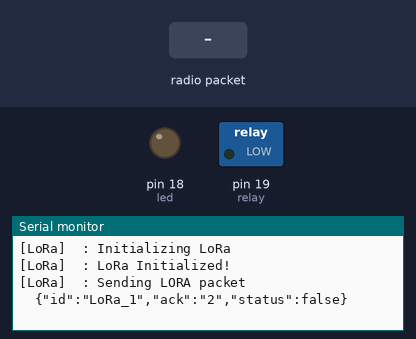
Bench run of a sketch on a simulated Arduino Uno, built for the host (arithmetic inside an expression is 32-bit, double 64-bit). Shown: switched loads named in the sketch (green lamp = pin HIGH), output pins drawn as LEDs (lit = HIGH), the last lines printed to the serial monitor. The test bench sets the inputs (shaded band). No radio packets arrive unless stated.

Above: at 3.2 s.
3.3 s: radio packet "LoRa_1" arrives
At 4.1 s:
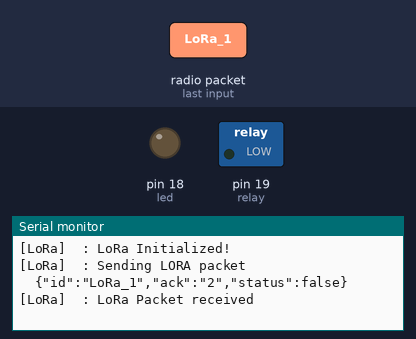
4.8 s: radio packet "1" arrives
At 6.3 s:
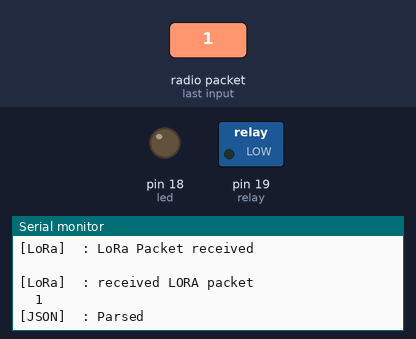

The sketch:

lora_ack.ino
```cpp
#include "lora.h"
#include "json.h"
#define relay 19
#define led 18
#define buffer_size 50
bool valid_data_rxvd=false;
char state[10];
extern char device_id[10];
bool flag;
extern bool status_var;
unsigned long       interval_delay = 0;
unsigned long       start_time = 0;

unsigned long       start1_time = 0;
unsigned long       status_time = 0;
unsigned long       status_delay = 60000;
uint8_t sync_word=0xBB;
const unsigned long frequency=865E6;
void send_ack()
{
  char send_buf[50]={0};
  create_json_object(send_buf,sizeof(send_buf));
  send_lora_data(send_buf);
  memset(state,'\0',sizeof(state));
 }
void setup()
{
 Serial.begin(115200);
 delay(2000);
 while(!Serial);
 init_lora(frequency,sync_word);
 pinMode(led,OUTPUT);
 pinMode(relay,OUTPUT);
 digitalWrite(led,0);
 digitalWrite(relay,0);
}
void loop()
{
   char buf[200]={0};
   int val;
  if(receive_lora_packet(buf))
  {
    if(strlen(buf) < buffer_size)
    {
     parse_json(buf,sizeof(buf));
     if(strcmp(device_id,"LoRa_1") == 0)
     {
     if(valid_data_rxvd)
     {
      val=atoi(state);
      switch(val)
      {
      case 0:
      {status_var =  0;
      digitalWrite(led,status_var);
      digitalWrite(relay,status_var);
      Serial.println("LED:OFF");
      Serial.println("RELAY:OFF");
      Serial.println("ACK_OFF SENT");
      send_ack();
        }break;

        case 1:
        { status_var = 1;
      digitalWrite(led,status_var);
      digitalWrite(relay,status_var);
      Serial.println("LED:ON");
      Serial.println("RELAY:ON");
      Serial.println("ACK_ON SENT");
       send_ack();
      }break;
      }
      valid_data_rxvd=false;
      }
    }
   }
   status_time = millis();
  }
  /*****Checking LoRa communication establishment of transmitter*******/
  else{
         if((start1_time - status_time) > status_delay)
         {
            digitalWrite(led, LOW);
            digitalWrite(relay,LOW);
            status_time = start1_time;
            status_var = 0;
          }
       }
  start1_time = millis();
    /*****Sending LoRa data for every 30 sec*******/
    if((millis() - start_time) > interval_delay)
     {
       char tx_packet_buffer[50] = {0};
         flag = 1;
         create_json_object(tx_packet_buffer, sizeof(tx_packet_buffer));
         send_lora_data(tx_packet_buffer);
         start_time = millis();
         interval_delay = 31000;
       }
    delay(1);

}
```

json.cpp
```cpp
// (licence header left out)
/*!
   @file     json.cpp
*/
#include <ArduinoJson.h>
#include <Arduino.h>
#include "json.h"
//#include "device_config.h"
extern bool valid_data_rxvd;
extern char state[10];
extern bool flag;
bool status_var;
char device_id[10];

//extern struct   device_info dev_info;
//extern String   received_device_id;
//extern String   pb_state;
//extern String   ppm_val;
/*!
   @var           bool ack
   @brief         flag to acknowledge the node that lora packet is received  .
*/
//bool LoRa_ack;

/*!
   @fn          void  create_json_object(char *tx_packet_buffer, const uint8_t tx_packet_buffer_size).
   @brief       creates JSON object.
   @param[out]  tx_packet_buffer Base address of a buffer in which JSON object to be stored
   @param[in]   tx_packet_buffer_size Size of the tx_packet_buffer
*/
void create_json_object( char *tx_packet_buffer, const uint8_t tx_packet_buffer_size)
{
#if ARDUINOJSON_VERSION_MAJOR==6
  StaticJsonDocument<150> jsonBuffer;
  JsonObject root = jsonBuffer.to<JsonObject>();
#else
  StaticJsonBuffer<150> jsonBuffer;
  JsonObject &root = jsonBuffer.createObject();
#endif
  root["id"]    = "LoRa_1";
  if(strcmp(state,"1") == 0)
  {
  root["ack"]   ="1";
  flag=0;
  }
   else if(strcmp(state,"0") == 0)
  {
    root["ack"]   ="0";
   flag=0;
   }
   else if(flag==1)
   {
    root["ack"] = "2";
    root["status"] = status_var;
    flag=0;
    }
#if ARDUINOJSON_VERSION_MAJOR==6
  //serializeJsonPretty(root, tx_packet_buffer,tx_packet_buffer_size);
  serializeJson(root, tx_packet_buffer, tx_packet_buffer_size);
#else
  //root.prettyPrintTo(tx_packet_buffer, tx_packet_buffer_size);
  root.printTo(tx_packet_buffer, tx_packet_buffer_size);
#endif
}

/*!
   @fn        bool parse_json(char *packet_buffer,const uint8_t packet_buffer_size).
   @brief     Parses the JSON and values are extracted according to known keys.
   @param[in] packet_buffer base address of the memory location from where JSON object is stored.
   @param[in] packet_buffer_size size of the JSON object.

   @return
        - Returns true, if JSON parsing is successful.
        - Returns false, if JSON parsing fails.
*/

bool parse_json(char *packet_buffer, const uint8_t packet_buffer_size)
{
  char buff[100];
  memcpy(buff, packet_buffer, 100);
#if ARDUINOJSON_VERSION_MAJOR==6
  StaticJsonDocument<100> root;

#else
  StaticJsonBuffer<100> jsonBuffer;
  JsonObject& root = jsonBuffer.parseObject(buff);
#endif

#if ARDUINOJSON_VERSION_MAJOR==6

  // Loop through all the key-value pairs in obj

  DeserializationError error = deserializeJson(root, buff);
  if (error)
  {
    Serial.print(F("[JSON]\t: deserializeJson() failed: "));
    Serial.println(error.c_str());
    return false;
  }
#else
  if (!root.success())
  {
    Serial.println(F("\n[ERROR]\t: JSON parsing failed"));
    return false;
  }
#endif
  Serial.println(F("\n[JSON]\t: Parsed"));
 char s[10];
   strcpy(s,root["s"]);
   strcpy(device_id,root["id"]);
  valid_data_rxvd=true;
    strcpy(state,s);
   return true;
}

/** End of File Copyright ******************************************

   Copyright (c) DELTA THINGS Pvt Ltd as an unpublished work
   THIS SOFTWARE AND/OR MATERIAL IS THE PROPERTY OF
   DELTA THINGS Pvt Ltd.  ALL USE, DISCLOSURE, AND/OR
   REPRODUCTION NOT SPECIFICALLY AUTHORIZED BY
   DELTA THINGS Pvt Ltd IS PROHIBITED.

 *******************************************************************/
```

json.h
```cpp
// (licence header left out)
/*!
 *  @file      json.h
 *  @brief     JSON serialization and deserialization functions
 *  @details   Serialize and deserialise JSON object.
 *  @author    Delta Things.
 *  @version   1.0
 *  @date      15 March 2019
 *  @pre       First initialize the system.
 *  @bug       Not detected any.
 *  @copyright (c) DELTA THINGS Pvt Ltd.
 */
#ifndef _JSON_H_
#define _JSON_H_

bool  parse_json(char *packet_buffer,const uint8_t packet_buffer_size);


void  create_json_object(char *tx_packet_buffer, const uint8_t tx_packet_buffer_size);


#endif /* _JASON_H_ */

/************************LOGS***************************************
 * 1. Function definition changed (3/may/2019)
 *    void  parse_json(char *packet_buffer,uint8_t packet_buffer_size);
 *    void  parse_json(char *packet_buffer,const uint8_t packet_buffer_size);
 * 2. Function definition changed (12/June/1993)
 *    bool  parse_json(char *packet_buffer,const uint8_t packet_buffer_size);
 */
/** End of File Copyright ******************************************
 *
 * Copyright (c) DELTA THINGS Pvt Ltd as an unpublished work
 * THIS SOFTWARE AND/OR MATERIAL IS THE PROPERTY OF
 * DELTA THINGS Pvt Ltd.  ALL USE, DISCLOSURE, AND/OR
 * REPRODUCTION NOT SPECIFICALLY AUTHORIZED BY
 * DELTA THINGS Pvt Ltd IS PROHIBITED.
 *
 *******************************************************************/
```

lora.cpp
```cpp
// (licence header left out)
/*!
 *  @file       lora.cpp
 *  @brief      LoRa Rx Tx functions
 *  @author     Delta Things
 *  @version    1.0
 *  @date       12 December 2018
 *  @pre        First initialize the system.
 *  @bug        Not detected any.
 *  @copyright  (c) DELTA THINGS Pvt Ltd.
 */
//#include "device_config.h"
#define SERIAL_DEBUG true
#include "lora.h"
/*!
  @fn      void init_lora (const unsigned long frequency,const  uint8_t sync_word)
 * @brief   initialises the LoRa subsystem with specific frequency.
 * @param[in]   frequency Frequency according to ISM Band in your region (i.e 433/868/915 MHz).
 *        - 433E6 for Asia
 *        - 866E6 for Europe/INDIA
 *        - 915E6 for North America
 * @param[in]   sync_word Unique synchronisation value from 0x00 - 0xFF.
 */
void init_lora(const unsigned long frequency, const  uint8_t sync_word)
{
  int lora_set = 0;
  //setup LoRa transceiver module
  SPI.begin(14,12,13,NSS);
  LoRa.setPins(NSS, RESET, DIO0);

  //replace the LoRa.begin(---E-) argument with your location's frequency
  //433E6 for Asia
  //866E6 for Europe/INDIA
  //915E6 for North America
  int lora_init_retry_count = 0;
//#ifdef SERIAL_DEBUG
#if SERIAL_DEBUG == true
  Serial.println("\n[LoRa]\t: Initializing LoRa");
#endif
//#endif
  while (!LoRa.begin(frequency))// && lora_init_retry_count++ <= 10)
  {
    Serial.print(".");
    delay(100);
  }
  // The sync word assures you don't get LoRa messages from other LoRa transceivers
  // ranges from 0-0xFF
  LoRa.setSyncWord(sync_word);
  LoRa.enableCrc();
  //Put LoRa module on continuous receive mode.
  LoRa.receive();
//#ifdef SERIAL_DEBUG
#if SERIAL_DEBUG == true
  Serial.println("\n[LoRa]\t: LoRa Initialized!");
#endif
//#endif
}

/*!
 * @fn      void send_lora_data(char *tx_packet_buffer)
 * @brief   Sends LoRa packet frame over the AIR.
 * @param[in]   tx_packet_buffer Base address of a character array buffer to be sent.
 */
void send_lora_data(char *tx_packet_buffer)
{

  //Send LoRa packet to receiver
  LoRa.beginPacket();
  LoRa.print(tx_packet_buffer);
  LoRa.endPacket();
//#ifdef SERIAL_DEBUG
#if SERIAL_DEBUG == true
  Serial.print("\n[LoRa]\t: Sending LORA packet\n\t");
  Serial.print(tx_packet_buffer);
  Serial.println("\n");
#endif
//#endif
}

/*!
 * @fn      bool receive_lora_packet(char *rx_packet_buffer)
 * @brief   Receives LoRa packet.
 * @param[out]   rx_packet_buffer Base address of a character array where received data to be stored.
 * @return   boolean value
 *        - true if LoRa packet of non zero length is received.
 *        - false if No LoRa packet received.
 */
bool receive_lora_packet(char *rx_packet_buffer)
{
     rx_packet_buffer[0]='\0';
  int packet_size = LoRa.parsePacket();
  if (packet_size)
  {
    String LoRa_Data;// received a packet
    Serial.println("\n");
    Serial.print("\n[LoRa]\t: LoRa Packet received\n\t");

    // read packet
    while(LoRa.available())
    {
      LoRa_Data = LoRa.readString();
      //Serial.print(LoRa_Data);
      LoRa_Data.trim();

      LoRa_Data.toCharArray(rx_packet_buffer,LoRa_Data.length()+1);
    }
#if SERIAL_DEBUG == true
  Serial.print("\n[LoRa]\t: received LORA packet\n\t");
  Serial.print(rx_packet_buffer);
  Serial.println("\n");
#endif
   // Serial.print("\tRSSI :\t");
   // Serial.println(LoRa.packetRssi());
    return true;
  }
  return false;
}

/*!
 * @fn      void register_lora_callback(void (*lora_rx_callback)(int packet_size))
 * @brief   Registers callback function for LoRa Rx event.
 * @code {c}B
 * //User should implement below function
 * void lora_rx_callback(int packet_size)
 * {B
 *    //Do intented task here.
 * }
 *
 * // And then install it as callback function by calling
 * register_lora_callback(lora_rx_callback);
 * @endcode
 */
void register_lora_callback(void (*lora_rx_callback)(int packet_size))
{
  Serial.println("\n[LoRa]\t: Registering callback");
  LoRa.onReceive(lora_rx_callback);
  //put lora module in continuous rx mode
  LoRa.receive();
}
```

lora.h
```cpp
// (licence header left out)
/*!
 * @file    lora.h
 * @brief   LoRa Tx and Rx functions
 */
#ifndef _LORA_H_
#define _LORA_H_

#include <SPI.h>
#include <LoRa.h>

//define the pins used by the transceiver module
#if defined(__AVR_ATmega328P__) || defined(__AVR_ATmega168__)
/****************************************************************
 * LORA             |        Arduino UNO / Pro Mini             *
 * -------------------------------------------------------------*
 * MISO <------------------> MISO  (12)                         *
 * MOSI <------------------> MOSI  (11)                         *
 * CLK  <------------------> CLK   (13)                         *
 * NSS  <------------------> SS    (10)                         *
 * RST  <------------------> 9                                  *
 * DIO0 <------------------> 2                                  *
 ***************************************************************/
 /*!
  * @def NSS
  * @brief Chip select or Slave select
  */
  #define   NSS           10

 /*!
  * @def RESET
  * @brief RESET pin for LoRa module
  */
  #define   RESET         9

 /*!
  * @def DIO0
  * @brief Interrupt pin
  */
  #define   DIO0          2

#elif defined(ESP32)
/****************************************************************
 * LORA             |        TTGO 32 OLED   | LOLIN 32          *
 * -------------------------------------------------------------*
 * MISO <------------------>                |  19               *
 * MOSI <------------------>                |  23               *
 * CLK  <------------------>                |  18               *
 * NSS  <------------------> 18             |  5                *
 * RST  <------------------> 26             |  14               *
 * DIO0 <------------------> 2              |  2                *
 ***************************************************************/
  /*!
  * @def NSS
  * @brief Chip select or Slave select
  */
  #define   NSS           15
  /*!
  * @def RESET
  * @brief RESET pin for LoRa module
  */
  #define   RESET         27
   /*!
  * @def DIO0
  * @brief Interrupt pin
  */

  #define   DIO0          32
#elif defined(ESP8266)
/****************************************************************
 * LORA             |        NODE MCU                           *
 * -------------------------------------------------------------*
 * MISO <------------------> HMISO (D6)                         *
 * MOSI <------------------> HMOSI (D7)                         *
 * CLK  <------------------> HCLK  (D5)                         *
 * NSS  <------------------> HCS   (D8)                         *
 * RST  <------------------> D0                                 *
 * DIO0 <------------------> D2                                 *
 ***************************************************************/
  /*!
  * @def NSS
  * @brief Chip select or Slave select
  */
  #define   NSS           D8    //NodeMCU D8
    /*!
  * @def RESET
  * @brief RESET pin for LoRa module
  */
  #define   RESET         D0    //NodeMCU D0
   /*!
  * @def DIO0
  * @brief Interrupt pin
  */
  #define   DIO0          D2    //NodeMCU D2
#endif

void init_lora (const unsigned long frequency,const  uint8_t sync_word);

void send_lora_data (char *tx_packet_buffer);

bool receive_lora_packet (char *rx_packet_buffer);

void register_lora_callback(void (*lora_rx_callback)(int packet_size));

#endif /* _LORA_H_ */
```

Measured:
- after the input at 3.3 s, the serial monitor: prints a new line at once (image 1)
- after the input at 4.8 s, the serial monitor: prints a new line after 1.0 s (image 2)
